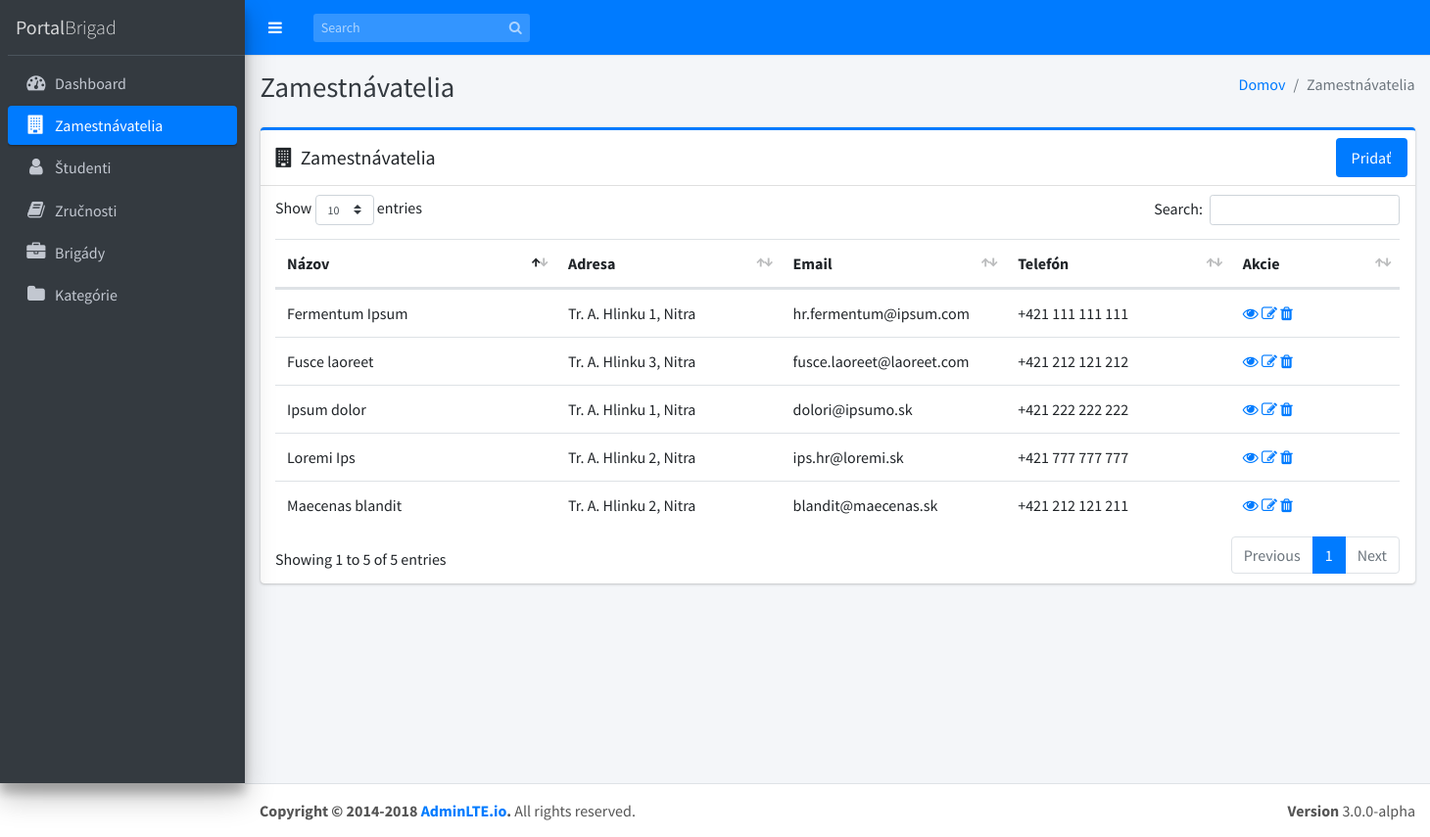
The app's page /index.php/zamestnavatelia with its own data.
### tables this page shows
CREATE TABLE `zamestnavatelia` (
  `id` int(11) NOT NULL,
  `nazov` varchar(30) NOT NULL,
  `adresa` varchar(45) NOT NULL,
  `email` varchar(30) NOT NULL,
  `telefon` varchar(16) NOT NULL
);

### application/controllers/Zamestnavatelia.php (called while the page is built, shortened)
<?php
class Zamestnavatelia extends CI_Controller
{
    function __construct()
    {
        $this->load->helper('form');
        $this->load->helper('url');
        $this->load->library('form_validation');
        $this->load->model('Zamestnavatel_model');
        $this->load->library('pagination');
    }
    public function index()
    {
        $data = array();
        $data['zamestnavatelia'] = $this->Zamestnavatel_model->getRows();
        $data['title'] = 'Zamestnávatelia | PortalBrigad';
        $this->load->view('templates/header', $data);
        $this->load->view('templates/menu');
        $this->load->view('zamestnavatelia/index', $data);
        $this->load->view('templates/footer');
    }
}

### index.php (called while the page is built, shortened)
<?php
require_once BASEPATH.'core/CodeIgniter.php';

### application/models/Zamestnavatel_model.php (called while the page is built, shortened)
<?php defined('BASEPATH') or exit('No direct script access allowed');
class Zamestnavatel_model extends CI_Model
{
    function getRows($id = "")
    {
        if (!empty($id)) {
            $query = $this->db->get_where('zamestnavatelia', array('id' => $id));
            return $query->row_array();
        } else {
            $query = $this->db->get('zamestnavatelia');
            return $query->result_array();
        }
    }
}

### application/views/zamestnavatelia/index.php (the view, shortened to what this page needs)
<div class="content-wrapper">
	<div class="content-header">
		<div class="container-fluid">
			<div class="row mb-2">
				<div class="col-sm-6">
					<h1 class="m-0 text-dark">Zamestnávatelia</h1>
				</div>
				<div class="col-sm-6">
					<ol class="breadcrumb float-sm-right">
						<li class="breadcrumb-item"><a href="<?php echo base_url(); ?>">Domov</a></li>
						<li class="breadcrumb-item active">Zamestnávatelia</li>
					</ol>
				</div>
			</div>
		</div>
	</div>
	<section class="content">
		<div class="container-fluid">
			<div class="row">
				<section class="col-md-12 connectedSortable">
					<div class="card card-primary card-outline">
						<div class="card-header d-flex p-0">
							<h3 class="card-title p-3">
								<i class="fa fa-building mr-1"></i>
								Zamestnávatelia
							</h3>
							<ul class="nav nav-pills ml-auto p-2">
								<li class="nav-item">
									<a href="<?php echo site_url('zamestnavatelia/add/'); ?>" class="nav-link active">Pridať</a>
								</li>
							</ul>
						</div>
						<div class="card-body table-responsive p-2">
							<div id="zamestnavateliaTable_wrapper" class="dataTables_wrapper container-fluid dt-bootstrap4">
								<div class="row">
									<div class="col-sm-12"></div>
								</div>
								<div class="row">
									<div class="col-sm-12">
										<table id="zamestnavateliaTable" class="table table-hover dataTable">
											<thead>
												<tr>
													<th width="25%">Názov</th>
													<th width="20%">Adresa</th>
													<th width="20%">Email</th>
													<th width="20%">Telefón</th>
													<th width="15%">Akcie</th>
												</tr>
											</thead>
											<tbody id="userData">
												<?php if (!empty($zamestnavatelia)) : foreach ($zamestnavatelia as $zamestnavatel) : ?>
														<tr>
															<td><?php echo $zamestnavatel['nazov']; ?></td>
															<td><?php echo $zamestnavatel['adresa']; ?></td>
															<td><?php echo $zamestnavatel['email']; ?></td>
															<td><?php echo $zamestnavatel['telefon']; ?></td>
															<td>
																<a href="<?php echo site_url('zamestnavatelia/view/' . $zamestnavatel['id']); ?>" class="fa fa-eye"></a>
																<a href="<?php echo site_url('zamestnavatelia/edit/' . $zamestnavatel['id']); ?>" class="fa fa-edit"></a>
																<a href="<?php echo site_url('zamestnavatelia/delete/' . $zamestnavatel['id']); ?>" data-href="<?php echo site_url('zamestnavatelia/delete/' . $zamestnavatel['id']); ?>" class="fa fa-trash" data-toggle="modal" data-target="#deleteModal"></a>
															</td>
														</tr>
													<?php endforeach;
											else : ?>
													<tr>
														<td colspan="4">Žiadny zamestnávatelia</td>
													</tr>
												<?php endif; ?>
											</tbody>
										</table>
									</div>
								</div>
							</div>
						</div>
				</section>
			</div>
		</div>
</div>
</div>

### records on screen
zamestnavatelia: nazov "Fermentum Ipsum", adresa "Tr. A. Hlinku 1, Nitra", email "hr.fermentum@ipsum.com", telefon "+421 111 111 111"
zamestnavatelia: nazov "Maecenas blandit", adresa "Tr. A. Hlinku 2, Nitra", email "blandit@maecenas.sk", telefon "+421 212 121 211"
zamestnavatelia: nazov "Fusce laoreet", adresa "Tr. A. Hlinku 3, Nitra", email "fusce.laoreet@laoreet.com", telefon "+421 212 121 212"
zamestnavatelia: nazov "Ipsum dolor", adresa "Tr. A. Hlinku 1, Nitra", email "dolori@ipsumo.sk", telefon "+421 222 222 222"
zamestnavatelia: nazov "Loremi Ips", adresa "Tr. A. Hlinku 2, Nitra", email "ips.hr@loremi.sk", telefon "+421 777 777 777"
